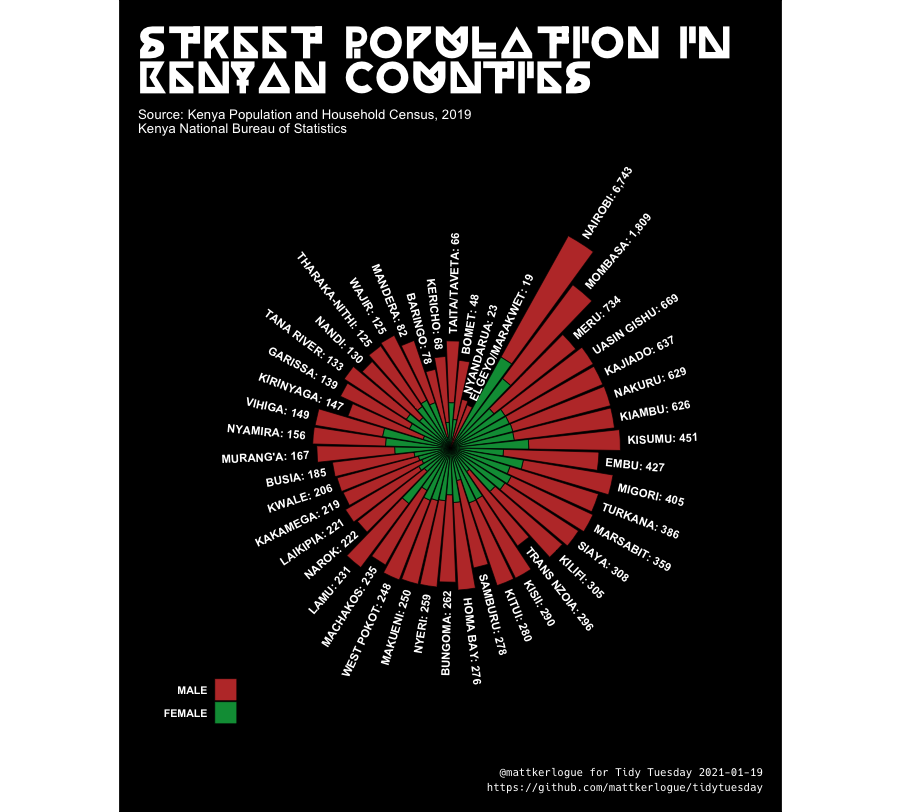

Write the R code that produced this figure.
library(tidyverse)

tuesdata <- tidytuesdayR::tt_load("2021-01-19")

tmp_file <- tempfile()

download.file(
  "https://github.com/Shelmith-Kariuki/rKenyaCensus/raw/master/data/V4_T2.29.rda",
  tmp_file)
  
x <- load(tmp_file)

kenya_street_pop <- get(x) %>%
  tibble::as_tibble() %>%
  janitor::clean_names()

kenya_street_pop_totals <- kenya_street_pop[1,] %>%
  as.list()

street_pop_counties <- kenya_street_pop %>%
  filter(county != "KENYA" & county != "Rural" & county != "Urban") %>%
  mutate(county = str_to_title(county)) %>%
  arrange(desc(total)) %>%
  drop_na(total) %>%
  mutate(county = fct_reorder(county, -total),
         female = replace_na(female, 1),
         log_tot = log10(male) + log10(female)) %>%
  pivot_longer(cols = c(male, female), names_to = "gender") %>%
  mutate(gender = toupper(gender),
         gender = factor(gender, levels = c("MALE", "FEMALE")))

street_pop_county_labels <- street_pop_counties %>%
  distinct(county, total, log_tot) %>%
  arrange(county) %>%
  mutate(angle = ((row_number()/nrow(.)*360) - (1/nrow(.)*360)/2) + 90/pi,
         angle = if_else(angle > 360, angle - 360, angle),
         text_angle = if_else(angle >= 180, 270 - angle, 90 - angle),
         hjust = if_else(angle > 179, 1, 0),
         label = paste0(toupper(county), ": ", scales::comma(total, 1)))


ggplot(street_pop_counties, aes(x = county, y = log10(value), fill = gender)) +
  geom_col(colour = "#000000", size = 0.25) +
  geom_text(data = street_pop_county_labels, 
            aes(y = log_tot + 0.2, x = county, angle = text_angle, 
                label = label, hjust = hjust), 
            size = 3, colour = "#ffffff", fontface = "bold",
            inherit.aes = FALSE) +
  scale_fill_manual(values = c("MALE" = "#BE3A34", "FEMALE" = "#009A44")) +
  coord_polar(start = 0.5, clip = "on") +
  guides(fill = guide_legend(title = NULL, label.position = "left")) +
  labs(
    title = "Street Population in\nKenyan Counties",
    subtitle = paste("Source: Kenya Population and Household Census, 2019",
                    "Kenya National Bureau of Statistics", sep = "\n"),
    caption = paste("@mattkerlogue for Tidy Tuesday 2021-01-19",
                    "https://github.com/mattkerlogue/tidytuesday", sep = "\n")
  ) +
  theme_void() +
  theme(
    text = element_text(size = 10, colour = "#ffffff", face = "bold"),
    plot.title = element_text(family = "Charvet Heavy", size = 24),
    plot.subtitle = element_text(face = "plain",
                                 margin = margin(t = 12, r = 0, b = 0, l = 0, unit = "pt")),
    plot.caption = element_text(family = "Hack", face = "plain", size = 8, lineheight = 1.2),
    plot.background = element_rect(fill = "#000000"),
    plot.margin = unit(rep(0.5,4), units = "cm"),
    legend.position = c(0.1, 0.1)
  )

## DESIGN CHOICES
## 
## COLOUR
## Colours are taken from Kenyan Flag as per 
## https://flagcolor.com/kenya-flag-colors/
## Black: #000000
## Green: #009A44
## Red:   #BE3A34
## 
## TITLE FONT: Charvet
## http://www.thisisthenest.com/charveta-typeface-2013
## In 2013, we commissioned Kenyan graphic artist Kevin Karanja to create 
## a typeface. Charvet was the result—a typeface borne of Kevin's love 
## for Ancient African typography and a love for geometrics.
